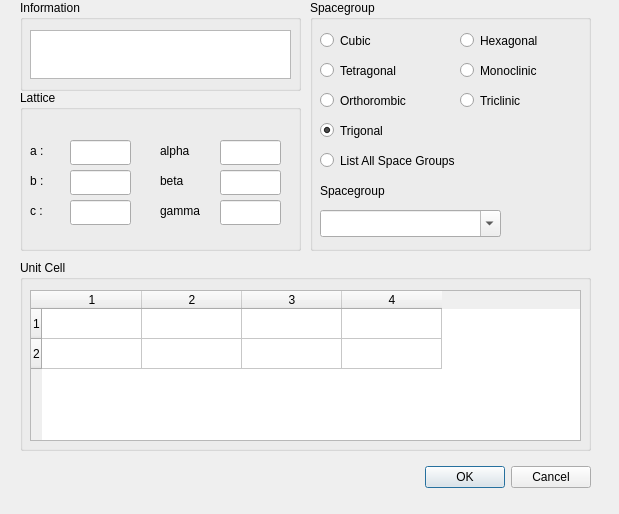
<ui version="4.0" >
 <author></author>
 <comment></comment>
 <exportmacro></exportmacro>
 <class>CrystalDialog</class>
 <widget class="QDialog" name="CrystalDialog" >
  <property name="geometry" >
   <rect>
    <x>0</x>
    <y>0</y>
    <width>619</width>
    <height>514</height>
   </rect>
  </property>
  <property name="windowTitle" >
   <string>Input Crystal</string>
  </property>
  <widget class="QWidget" name="layoutWidget" >
   <property name="geometry" >
    <rect>
     <x>20</x>
     <y>460</y>
     <width>571</width>
     <height>34</height>
    </rect>
   </property>
   <layout class="QHBoxLayout" >
    <property name="margin" >
     <number>0</number>
    </property>
    <property name="spacing" >
     <number>6</number>
    </property>
    <item>
     <spacer>
      <property name="orientation" >
       <enum>Qt::Horizontal</enum>
      </property>
      <property name="sizeHint" >
       <size>
        <width>131</width>
        <height>31</height>
       </size>
      </property>
     </spacer>
    </item>
    <item>
     <widget class="QPushButton" name="okButton" >
      <property name="text" >
       <string>OK</string>
      </property>
     </widget>
    </item>
    <item>
     <widget class="QPushButton" name="cancelButton" >
      <property name="text" >
       <string>Cancel</string>
      </property>
     </widget>
    </item>
   </layout>
  </widget>
  <widget class="QGroupBox" name="groupBox" >
   <property name="geometry" >
    <rect>
     <x>20</x>
     <y>90</y>
     <width>281</width>
     <height>161</height>
    </rect>
   </property>
   <property name="title" >
    <string>Lattice</string>
   </property>
   <widget class="QLabel" name="label_2" >
    <property name="geometry" >
     <rect>
      <x>10</x>
      <y>50</y>
      <width>31</width>
      <height>21</height>
     </rect>
    </property>
    <property name="text" >
     <string>a :</string>
    </property>
   </widget>
   <widget class="QLabel" name="label_3" >
    <property name="geometry" >
     <rect>
      <x>10</x>
      <y>80</y>
      <width>31</width>
      <height>21</height>
     </rect>
    </property>
    <property name="text" >
     <string>b :</string>
    </property>
   </widget>
   <widget class="QLabel" name="label_4" >
    <property name="geometry" >
     <rect>
      <x>10</x>
      <y>110</y>
      <width>31</width>
      <height>21</height>
     </rect>
    </property>
    <property name="text" >
     <string>c :</string>
    </property>
   </widget>
   <widget class="QLabel" name="label_6" >
    <property name="geometry" >
     <rect>
      <x>140</x>
      <y>80</y>
      <width>41</width>
      <height>21</height>
     </rect>
    </property>
    <property name="text" >
     <string>beta</string>
    </property>
   </widget>
   <widget class="QLabel" name="label_5" >
    <property name="geometry" >
     <rect>
      <x>140</x>
      <y>50</y>
      <width>41</width>
      <height>21</height>
     </rect>
    </property>
    <property name="text" >
     <string>alpha </string>
    </property>
   </widget>
   <widget class="QLineEdit" name="LatticeA" >
    <property name="geometry" >
     <rect>
      <x>50</x>
      <y>50</y>
      <width>61</width>
      <height>25</height>
     </rect>
    </property>
   </widget>
   <widget class="QLineEdit" name="LatticeB" >
    <property name="geometry" >
     <rect>
      <x>50</x>
      <y>80</y>
      <width>61</width>
      <height>25</height>
     </rect>
    </property>
   </widget>
   <widget class="QLineEdit" name="LatticeC" >
    <property name="geometry" >
     <rect>
      <x>50</x>
      <y>110</y>
      <width>61</width>
      <height>25</height>
     </rect>
    </property>
   </widget>
   <widget class="QLineEdit" name="LatticeAlpha" >
    <property name="geometry" >
     <rect>
      <x>200</x>
      <y>50</y>
      <width>61</width>
      <height>25</height>
     </rect>
    </property>
   </widget>
   <widget class="QLineEdit" name="LatticeBeta" >
    <property name="geometry" >
     <rect>
      <x>200</x>
      <y>80</y>
      <width>61</width>
      <height>25</height>
     </rect>
    </property>
   </widget>
   <widget class="QLineEdit" name="LatticeGamma" >
    <property name="geometry" >
     <rect>
      <x>200</x>
      <y>110</y>
      <width>61</width>
      <height>25</height>
     </rect>
    </property>
   </widget>
   <widget class="QLabel" name="label_7" >
    <property name="geometry" >
     <rect>
      <x>140</x>
      <y>110</y>
      <width>51</width>
      <height>21</height>
     </rect>
    </property>
    <property name="text" >
     <string>gamma</string>
    </property>
   </widget>
  </widget>
  <widget class="QGroupBox" name="groupBox_2" >
   <property name="geometry" >
    <rect>
     <x>20</x>
     <y>260</y>
     <width>571</width>
     <height>191</height>
    </rect>
   </property>
   <property name="title" >
    <string>Unit Cell</string>
   </property>
   <widget class="QTableWidget" name="AtomsTable" >
    <property name="geometry" >
     <rect>
      <x>10</x>
      <y>30</y>
      <width>551</width>
      <height>151</height>
     </rect>
    </property>
    <property name="autoFillBackground" >
     <bool>true</bool>
    </property>
    <property name="showGrid" >
     <bool>true</bool>
    </property>
    <property name="gridStyle" >
     <enum>Qt::SolidLine</enum>
    </property>
    <property name="rowCount" >
     <number>2</number>
    </property>
    <property name="columnCount" >
     <number>4</number>
    </property>
    <row/>
    <row/>
    <column/>
    <column/>
    <column/>
    <column/>
   </widget>
  </widget>
  <widget class="QGroupBox" name="groupBox_3" >
   <property name="geometry" >
    <rect>
     <x>310</x>
     <y>0</y>
     <width>281</width>
     <height>251</height>
    </rect>
   </property>
   <property name="title" >
    <string>Spacegroup</string>
   </property>
   <widget class="QRadioButton" name="CubicButton" >
    <property name="geometry" >
     <rect>
      <x>10</x>
      <y>30</y>
      <width>104</width>
      <height>21</height>
     </rect>
    </property>
    <property name="text" >
     <string>Cubic</string>
    </property>
   </widget>
   <widget class="QRadioButton" name="TetragonalButton" >
    <property name="geometry" >
     <rect>
      <x>10</x>
      <y>60</y>
      <width>104</width>
      <height>21</height>
     </rect>
    </property>
    <property name="text" >
     <string>Tetragonal</string>
    </property>
   </widget>
   <widget class="QLabel" name="label_8" >
    <property name="geometry" >
     <rect>
      <x>10</x>
      <y>180</y>
      <width>121</width>
      <height>21</height>
     </rect>
    </property>
    <property name="text" >
     <string>Spacegroup</string>
    </property>
   </widget>
   <widget class="QRadioButton" name="MonoclinicButton" >
    <property name="geometry" >
     <rect>
      <x>150</x>
      <y>60</y>
      <width>104</width>
      <height>21</height>
     </rect>
    </property>
    <property name="text" >
     <string>Monoclinic</string>
    </property>
    <property name="checked" >
     <bool>false</bool>
    </property>
   </widget>
   <widget class="QRadioButton" name="HexagonalButton" >
    <property name="geometry" >
     <rect>
      <x>150</x>
      <y>30</y>
      <width>104</width>
      <height>21</height>
     </rect>
    </property>
    <property name="text" >
     <string>Hexagonal</string>
    </property>
   </widget>
   <widget class="QRadioButton" name="TriclinicButton" >
    <property name="geometry" >
     <rect>
      <x>150</x>
      <y>90</y>
      <width>104</width>
      <height>21</height>
     </rect>
    </property>
    <property name="text" >
     <string>Triclinic</string>
    </property>
    <property name="checked" >
     <bool>false</bool>
    </property>
   </widget>
   <widget class="QRadioButton" name="TrigonalButton" >
    <property name="geometry" >
     <rect>
      <x>10</x>
      <y>120</y>
      <width>104</width>
      <height>21</height>
     </rect>
    </property>
    <property name="text" >
     <string>Trigonal</string>
    </property>
    <property name="checked" >
     <bool>true</bool>
    </property>
   </widget>
   <widget class="QRadioButton" name="AllSpaceGroupsButton" >
    <property name="geometry" >
     <rect>
      <x>10</x>
      <y>150</y>
      <width>161</width>
      <height>21</height>
     </rect>
    </property>
    <property name="text" >
     <string>List All Space Groups</string>
    </property>
   </widget>
   <widget class="QRadioButton" name="OrthorhombicButton" >
    <property name="geometry" >
     <rect>
      <x>10</x>
      <y>90</y>
      <width>104</width>
      <height>21</height>
     </rect>
    </property>
    <property name="text" >
     <string>Orthorombic</string>
    </property>
   </widget>
   <widget class="QComboBox" name="SpacegroupBox" >
    <property name="geometry" >
     <rect>
      <x>10</x>
      <y>210</y>
      <width>181</width>
      <height>27</height>
     </rect>
    </property>
    <property name="editable" >
     <bool>true</bool>
    </property>
    <property name="currentIndex" >
     <number>-1</number>
    </property>
    <property name="maxVisibleItems" >
     <number>15</number>
    </property>
   </widget>
  </widget>
  <widget class="QGroupBox" name="groupBox_4" >
   <property name="geometry" >
    <rect>
     <x>20</x>
     <y>0</y>
     <width>281</width>
     <height>91</height>
    </rect>
   </property>
   <property name="title" >
    <string>Information</string>
   </property>
   <widget class="QTextEdit" name="DescriptionTextEdit" >
    <property name="geometry" >
     <rect>
      <x>10</x>
      <y>30</y>
      <width>261</width>
      <height>49</height>
     </rect>
    </property>
   </widget>
  </widget>
 </widget>
 <pixmapfunction></pixmapfunction>
 <resources/>
 <connections>
  <connection>
   <sender>okButton</sender>
   <signal>clicked()</signal>
   <receiver>CrystalDialog</receiver>
   <slot>accept()</slot>
   <hints>
    <hint type="sourcelabel" >
     <x>278</x>
     <y>253</y>
    </hint>
    <hint type="destinationlabel" >
     <x>96</x>
     <y>254</y>
    </hint>
   </hints>
  </connection>
  <connection>
   <sender>cancelButton</sender>
   <signal>clicked()</signal>
   <receiver>CrystalDialog</receiver>
   <slot>reject()</slot>
   <hints>
    <hint type="sourcelabel" >
     <x>369</x>
     <y>253</y>
    </hint>
    <hint type="destinationlabel" >
     <x>179</x>
     <y>282</y>
    </hint>
   </hints>
  </connection>
 </connections>
</ui>
